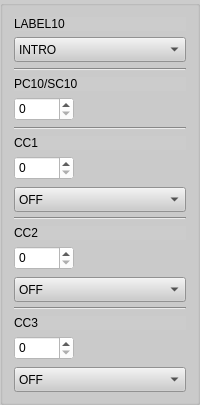
      <widget class="QGroupBox" name="columnbox10">
       <property name="sizePolicy">
        <sizepolicy hsizetype="Expanding" vsizetype="Expanding">
         <horstretch>0</horstretch>
         <verstretch>0</verstretch>
        </sizepolicy>
       </property>
       <property name="styleSheet">
        <string notr="true">background-color: rgb(204, 204, 204);</string>
       </property>
       <layout class="QVBoxLayout" name="verticalLayout_14">
        <item>
         <widget class="QLabel" name="label_BankPC1_10">
          <property name="sizePolicy">
           <sizepolicy hsizetype="Expanding" vsizetype="Expanding">
            <horstretch>0</horstretch>
            <verstretch>0</verstretch>
           </sizepolicy>
          </property>
          <property name="maximumSize">
           <size>
            <width>16777215</width>
            <height>30</height>
           </size>
          </property>
          <property name="text">
           <string>LABEL10</string>
          </property>
         </widget>
        </item>
        <item>
         <widget class="QComboBox" name="presetLabel1_10">
          <property name="sizePolicy">
           <sizepolicy hsizetype="Expanding" vsizetype="Expanding">
            <horstretch>0</horstretch>
            <verstretch>0</verstretch>
           </sizepolicy>
          </property>
          <property name="minimumSize">
           <size>
            <width>0</width>
            <height>25</height>
           </size>
          </property>
          <property name="styleSheet">
           <string notr="true">background-color: rgb(204, 204, 204);</string>
          </property>
          <item>
           <property name="text">
            <string>INTRO</string>
           </property>
          </item>
          <item>
           <property name="text">
            <string>VERSE</string>
           </property>
          </item>
          <item>
           <property name="text">
            <string>CHORUS</string>
           </property>
          </item>
          <item>
           <property name="text">
            <string>SOLO</string>
           </property>
          </item>
          <item>
           <property name="text">
            <string>OUTRO</string>
           </property>
          </item>
          <item>
           <property name="text">
            <string>BRIDGE</string>
           </property>
          </item>
         </widget>
        </item>
        <item>
         <widget class="Line" name="line_11">
          <property name="sizePolicy">
           <sizepolicy hsizetype="Expanding" vsizetype="Expanding">
            <horstretch>0</horstretch>
            <verstretch>0</verstretch>
           </sizepolicy>
          </property>
          <property name="orientation">
           <enum>Qt::Horizontal</enum>
          </property>
         </widget>
        </item>
        <item>
         <widget class="QLabel" name="label_PC1_10">
          <property name="sizePolicy">
           <sizepolicy hsizetype="Expanding" vsizetype="Expanding">
            <horstretch>0</horstretch>
            <verstretch>0</verstretch>
           </sizepolicy>
          </property>
          <property name="maximumSize">
           <size>
            <width>16777215</width>
            <height>30</height>
           </size>
          </property>
          <property name="text">
           <string>PC10/SC10 </string>
          </property>
         </widget>
        </item>
        <item>
         <widget class="QSpinBox" name="spinBox_PC1_10">
          <property name="sizePolicy">
           <sizepolicy hsizetype="Expanding" vsizetype="Expanding">
            <horstretch>0</horstretch>
            <verstretch>0</verstretch>
           </sizepolicy>
          </property>
          <property name="minimumSize">
           <size>
            <width>60</width>
            <height>24</height>
           </size>
          </property>
          <property name="maximumSize">
           <size>
            <width>60</width>
            <height>16777215</height>
           </size>
          </property>
          <property name="styleSheet">
           <string notr="true">background-color: rgb(255, 255, 255);</string>
          </property>
          <property name="accelerated">
           <bool>true</bool>
          </property>
          <property name="maximum">
           <number>127</number>
          </property>
         </widget>
        </item>
        <item>
         <widget class="Line" name="line_21">
          <property name="sizePolicy">
           <sizepolicy hsizetype="Expanding" vsizetype="Expanding">
            <horstretch>0</horstretch>
            <verstretch>0</verstretch>
           </sizepolicy>
          </property>
          <property name="orientation">
           <enum>Qt::Horizontal</enum>
          </property>
         </widget>
        </item>
        <item>
         <widget class="QLabel" name="label_CC1_10">
          <property name="sizePolicy">
           <sizepolicy hsizetype="Expanding" vsizetype="Expanding">
            <horstretch>0</horstretch>
            <verstretch>0</verstretch>
           </sizepolicy>
          </property>
          <property name="maximumSize">
           <size>
            <width>16777215</width>
            <height>30</height>
           </size>
          </property>
          <property name="text">
           <string>CC1 </string>
          </property>
         </widget>
        </item>
        <item>
         <widget class="QSpinBox" name="spinBox_CC1_10">
          <property name="sizePolicy">
           <sizepolicy hsizetype="Expanding" vsizetype="Expanding">
            <horstretch>0</horstretch>
            <verstretch>0</verstretch>
           </sizepolicy>
          </property>
          <property name="minimumSize">
           <size>
            <width>60</width>
            <height>24</height>
           </size>
          </property>
          <property name="maximumSize">
           <size>
            <width>60</width>
            <height>16777215</height>
           </size>
          </property>
          <property name="styleSheet">
           <string notr="true">background-color: rgb(255, 255, 255);</string>
          </property>
          <property name="accelerated">
           <bool>true</bool>
          </property>
          <property name="maximum">
           <number>127</number>
          </property>
         </widget>
        </item>
        <item>
         <widget class="QComboBox" name="onoff1_10">
          <property name="sizePolicy">
           <sizepolicy hsizetype="Expanding" vsizetype="Expanding">
            <horstretch>0</horstretch>
            <verstretch>0</verstretch>
           </sizepolicy>
          </property>
          <property name="minimumSize">
           <size>
            <width>0</width>
            <height>25</height>
           </size>
          </property>
          <property name="maximumSize">
           <size>
            <width>16777215</width>
            <height>22</height>
           </size>
          </property>
          <property name="styleSheet">
           <string notr="true">background-color: rgb(204, 204, 204);</string>
          </property>
          <item>
           <property name="text">
            <string>OFF</string>
           </property>
          </item>
          <item>
           <property name="text">
            <string>ON</string>
           </property>
          </item>
         </widget>
        </item>
        <item>
         <widget class="Line" name="line_40">
          <property name="sizePolicy">
           <sizepolicy hsizetype="Expanding" vsizetype="Expanding">
            <horstretch>0</horstretch>
            <verstretch>0</verstretch>
           </sizepolicy>
          </property>
          <property name="orientation">
           <enum>Qt::Horizontal</enum>
          </property>
         </widget>
        </item>
        <item>
         <widget class="QLabel" name="label_CC2_10">
          <property name="sizePolicy">
           <sizepolicy hsizetype="Expanding" vsizetype="Expanding">
            <horstretch>0</horstretch>
            <verstretch>0</verstretch>
           </sizepolicy>
          </property>
          <property name="maximumSize">
           <size>
            <width>16777215</width>
            <height>30</height>
           </size>
          </property>
          <property name="text">
           <string>CC2 </string>
          </property>
         </widget>
        </item>
        <item>
         <widget class="QSpinBox" name="spinBox_CC2_10">
          <property name="sizePolicy">
           <sizepolicy hsizetype="Expanding" vsizetype="Expanding">
            <horstretch>0</horstretch>
            <verstretch>0</verstretch>
           </sizepolicy>
          </property>
          <property name="minimumSize">
           <size>
            <width>60</width>
            <height>24</height>
           </size>
          </property>
          <property name="maximumSize">
           <size>
            <width>60</width>
            <height>16777215</height>
           </size>
          </property>
          <property name="styleSheet">
           <string notr="true">background-color: rgb(255, 255, 255);</string>
          </property>
          <property name="accelerated">
           <bool>true</bool>
          </property>
          <property name="maximum">
           <number>127</number>
          </property>
         </widget>
        </item>
        <item>
         <widget class="QComboBox" name="onoff2_10">
          <property name="sizePolicy">
           <sizepolicy hsizetype="Expanding" vsizetype="Expanding">
            <horstretch>0</horstretch>
            <verstretch>0</verstretch>
           </sizepolicy>
          </property>
          <property name="minimumSize">
           <size>
            <width>0</width>
            <height>25</height>
           </size>
          </property>
          <property name="maximumSize">
           <size>
            <width>16777215</width>
            <height>22</height>
           </size>
          </property>
          <property name="styleSheet">
           <string notr="true">background-color: rgb(204, 204, 204);</string>
          </property>
          <item>
           <property name="text">
            <string>OFF</string>
           </property>
          </item>
          <item>
           <property name="text">
            <string>ON</string>
           </property>
          </item>
         </widget>
        </item>
        <item>
         <widget class="Line" name="line_39">
          <property name="sizePolicy">
           <sizepolicy hsizetype="Expanding" vsizetype="Expanding">
            <horstretch>0</horstretch>
            <verstretch>0</verstretch>
           </sizepolicy>
          </property>
          <property name="orientation">
           <enum>Qt::Horizontal</enum>
          </property>
         </widget>
        </item>
        <item>
         <widget class="QLabel" name="label_CC3_10">
          <property name="sizePolicy">
           <sizepolicy hsizetype="Expanding" vsizetype="Expanding">
            <horstretch>0</horstretch>
            <verstretch>0</verstretch>
           </sizepolicy>
          </property>
          <property name="maximumSize">
           <size>
            <width>16777215</width>
            <height>30</height>
           </size>
          </property>
          <property name="text">
           <string>CC3 </string>
          </property>
         </widget>
        </item>
        <item>
         <widget class="QSpinBox" name="spinBox_CC3_10">
          <property name="sizePolicy">
           <sizepolicy hsizetype="Expanding" vsizetype="Expanding">
            <horstretch>0</horstretch>
            <verstretch>0</verstretch>
           </sizepolicy>
          </property>
          <property name="minimumSize">
           <size>
            <width>60</width>
            <height>24</height>
           </size>
          </property>
          <property name="maximumSize">
           <size>
            <width>60</width>
            <height>16777215</height>
           </size>
          </property>
          <property name="styleSheet">
           <string notr="true">background-color: rgb(255, 255, 255);</string>
          </property>
          <property name="accelerated">
           <bool>true</bool>
          </property>
          <property name="maximum">
           <number>127</number>
          </property>
         </widget>
        </item>
        <item>
         <widget class="QComboBox" name="onoff3_10">
          <property name="sizePolicy">
           <sizepolicy hsizetype="Expanding" vsizetype="Expanding">
            <horstretch>0</horstretch>
            <verstretch>0</verstretch>
           </sizepolicy>
          </property>
          <property name="minimumSize">
           <size>
            <width>0</width>
            <height>25</height>
           </size>
          </property>
          <property name="maximumSize">
           <size>
            <width>16777215</width>
            <height>22</height>
           </size>
          </property>
          <property name="styleSheet">
           <string notr="true">background-color: rgb(204, 204, 204);</string>
          </property>
          <item>
           <property name="text">
            <string>OFF</string>
           </property>
          </item>
          <item>
           <property name="text">
            <string>ON</string>
           </property>
          </item>
         </widget>
        </item>
       </layout>
      </widget>
